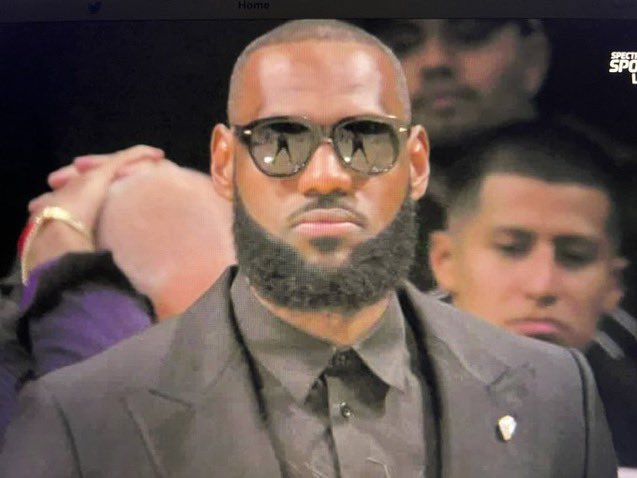
#> input picture images/imagen1.jpeg, 637 x 478 px, given in place of the camera
$ python camera.py
#> lines starting #> are read from the running program, lines starting #| are printed output that depends on the picture; after the words box and inside, x2 and y2 are one past the last pixel; in counts of white or black regions, pixels touching at a corner belong together
import cv2 as cv
import numpy as np

cap = cv.VideoCapture(1);

if not cap.isOpened():
    print("Cannot open the camera")
    exit()

while True:
    ret, frame = cap.read()
#> frame is the input picture: shape (478, 637, 3); mean B, G, R 82, 88.1, 105.7

    if not ret:
        print("Can't recieve the camera stream")
        break
    gray = cv.cvtColor(frame,cv.COLOR_RGB2GRAY)
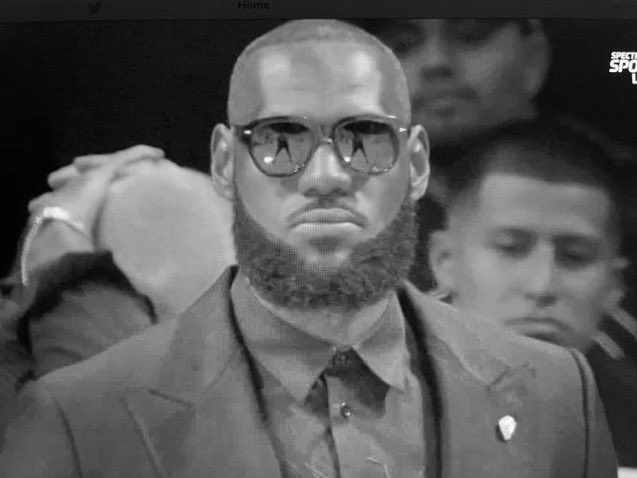
#> gray: shape (478, 637); min 0, max 255, mean 88.3
    canny = cv.Canny(frame,90,90)
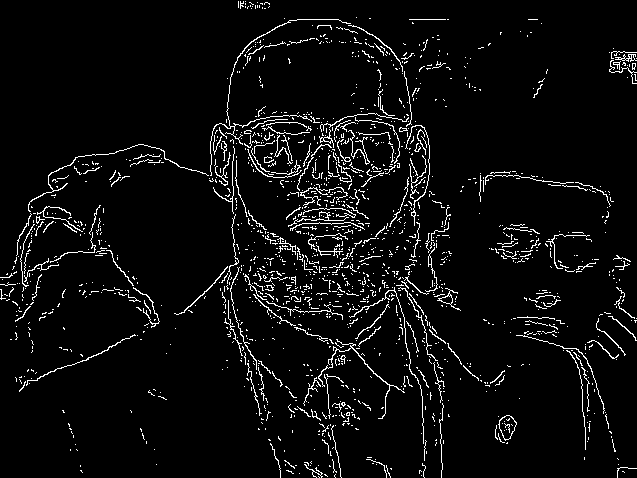
#> canny: shape (478, 637); 4.9% white in thin lines or dots
    dilate = cv.dilate(canny,(7,7), iterations=1)
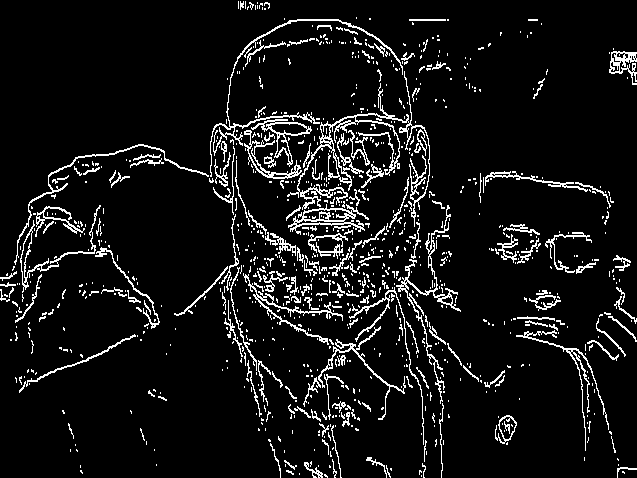
#> dilate: shape (478, 637); 7.9% white in thin lines or dots
    cv.imshow("Camera",canny)
    if cv.waitKey(1) == ord('q'):
#> (key q is pressed here)
        break;

cap.release()
cv.destroyAllWindows()

$ run again, on images/imagen2.jpeg
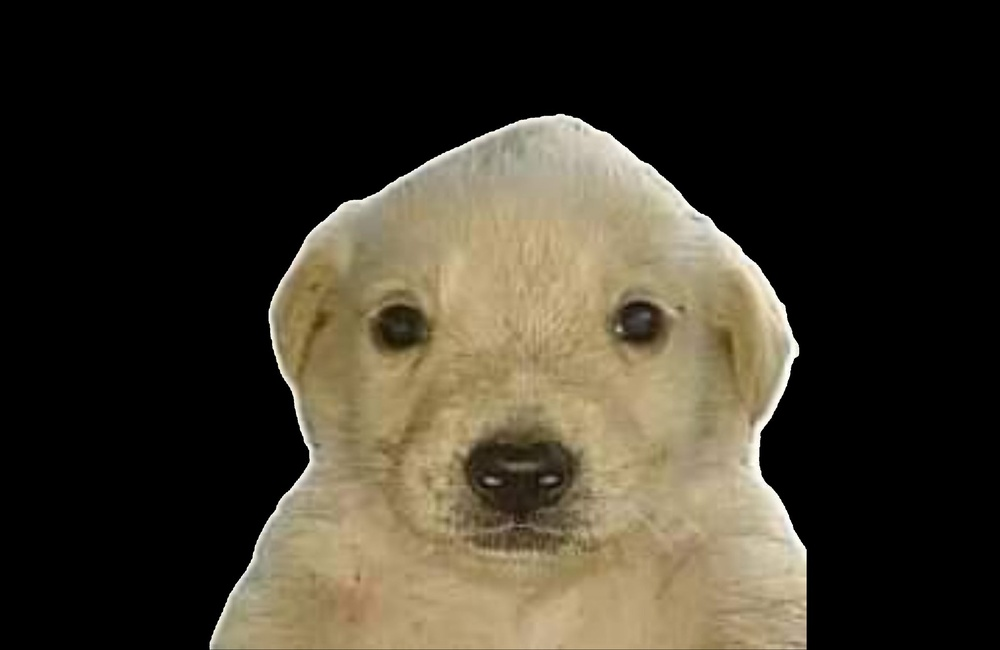
#> input picture images/imagen2.jpeg, 1000 x 650 px, shrunk from 2048 x 1331 before the run, given in place of the camera
#> frame is the input picture: shape (650, 1000, 3); mean B, G, R 42.5, 55.6, 61.8
#> `canny = cv.Canny(frame,90,90)`:
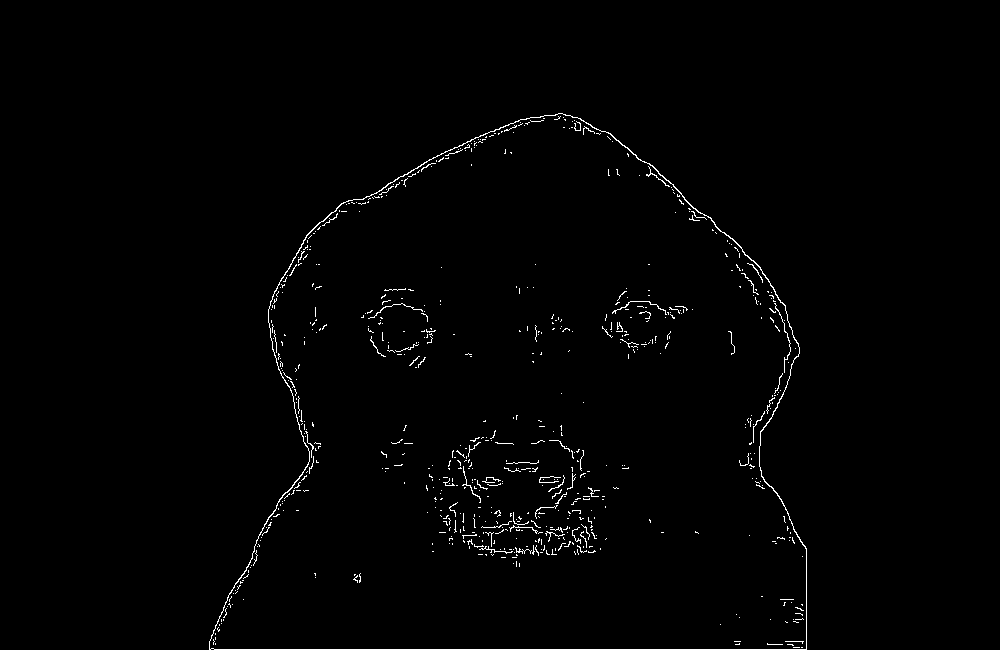
#> canny: shape (650, 1000); 1.1% white in thin lines or dots, all inside (x1, y1, x2, y2) = (209, 113, 807, 650)
#> `dilate = cv.dilate(canny,(7,7), iterations=1)`:
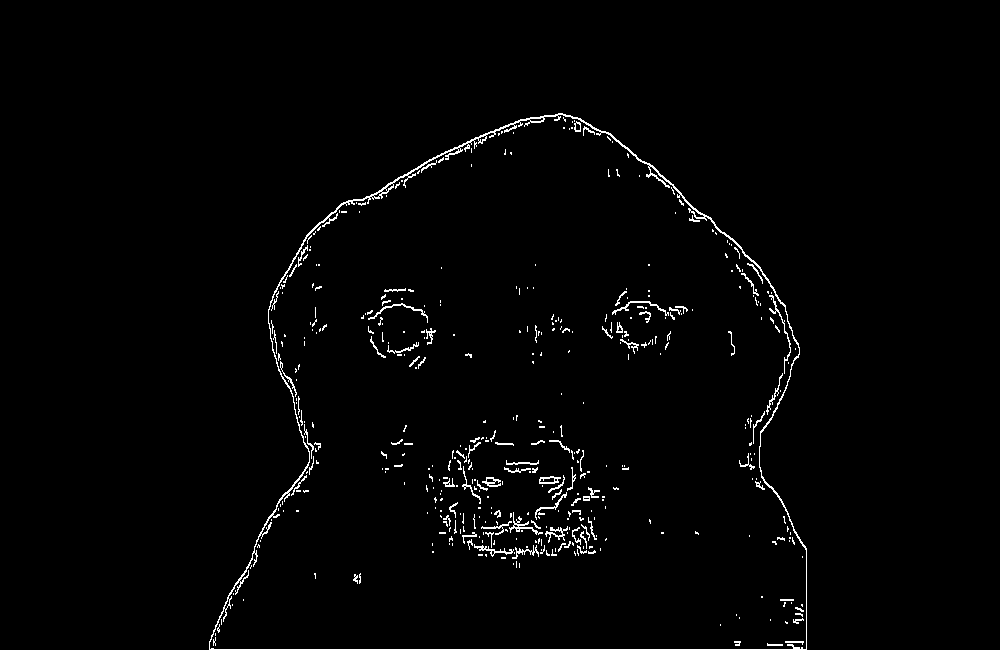
#> dilate: shape (650, 1000); 1.6% white in thin lines or dots, all inside (x1, y1, x2, y2) = (209, 113, 807, 650)

$ run again, on images/imagen3.jpeg
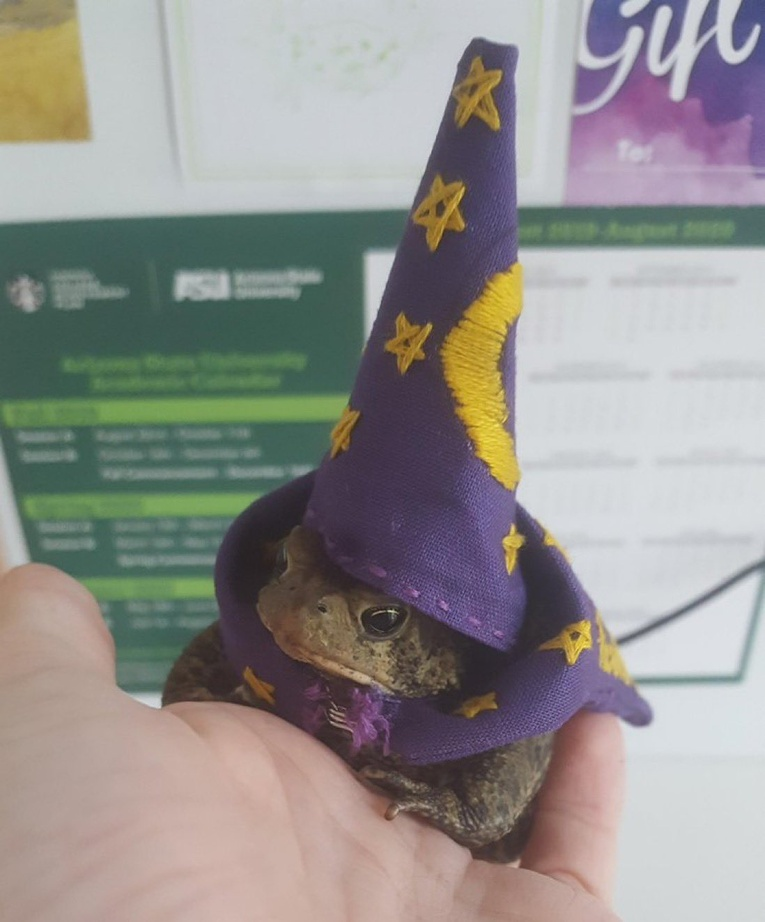
#> input picture images/imagen3.jpeg, 765 x 922 px, shrunk from 1098 x 1323 before the run, given in place of the camera
#> frame is the input picture: shape (922, 765, 3); mean B, G, R 141.7, 144.6, 147.1
#> `canny = cv.Canny(frame,90,90)`:
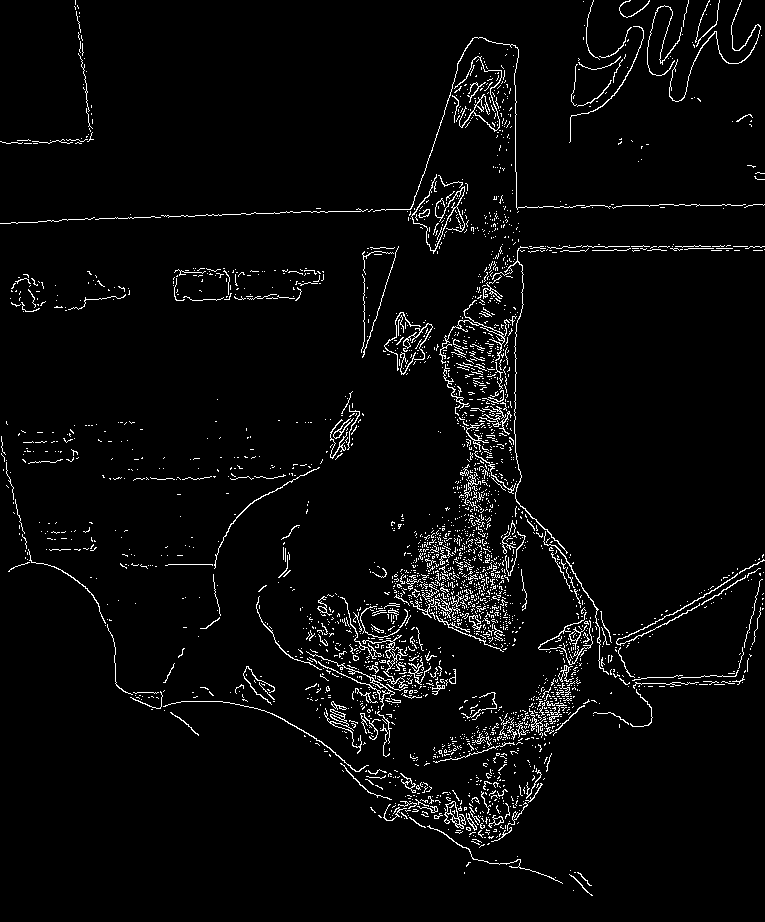
#> canny: shape (922, 765); 3.6% white in thin lines or dots
#> `dilate = cv.dilate(canny,(7,7), iterations=1)`:
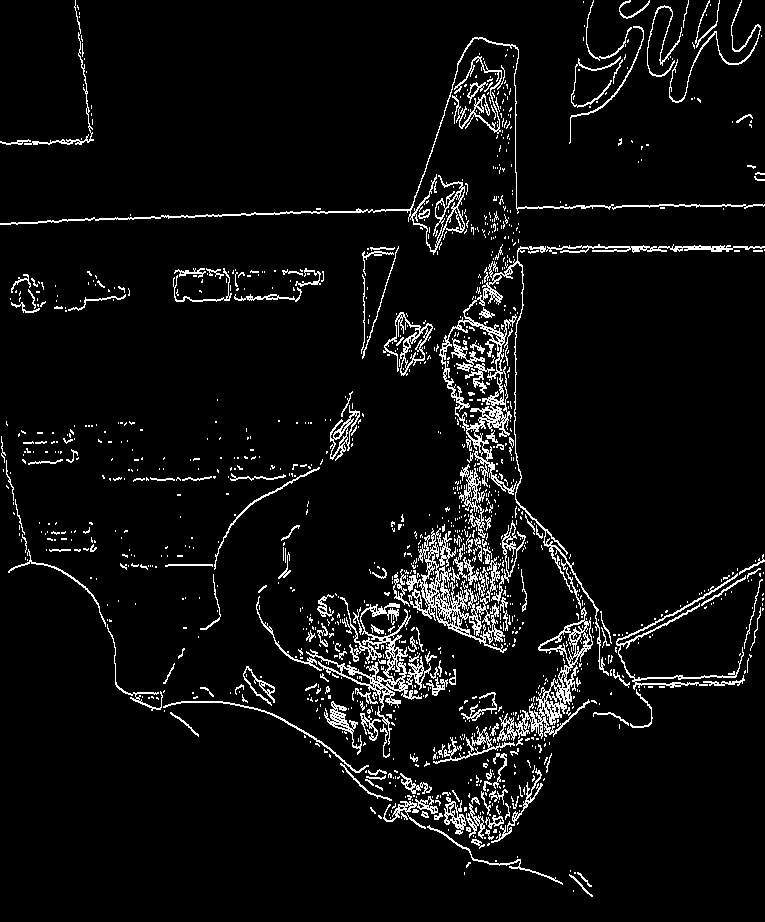
#> dilate: shape (922, 765); 5.9% white in thin lines or dots

$ run again, on images/imagen4.jpeg
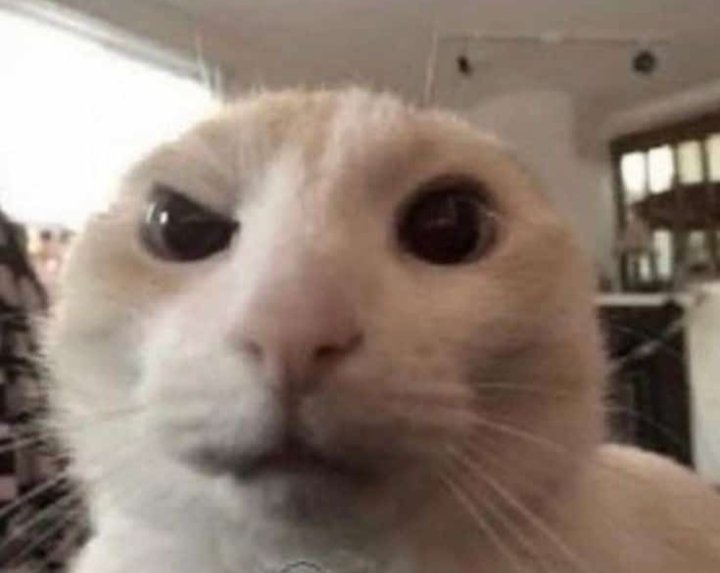
#> input picture images/imagen4.jpeg, 720 x 573 px, given in place of the camera
#> frame is the input picture: shape (573, 720, 3); mean B, G, R 114.1, 125.3, 141.9
#> `canny = cv.Canny(frame,90,90)`:
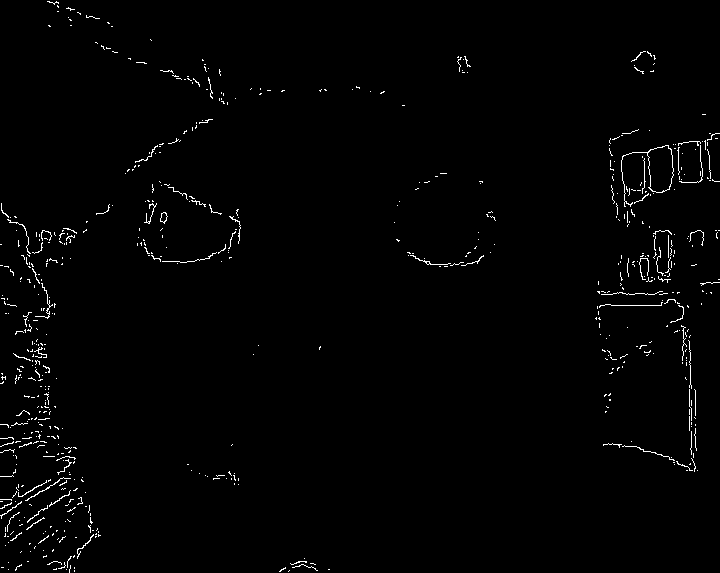
#> canny: shape (573, 720); 1.2% white in thin lines or dots
#> `dilate = cv.dilate(canny,(7,7), iterations=1)`:
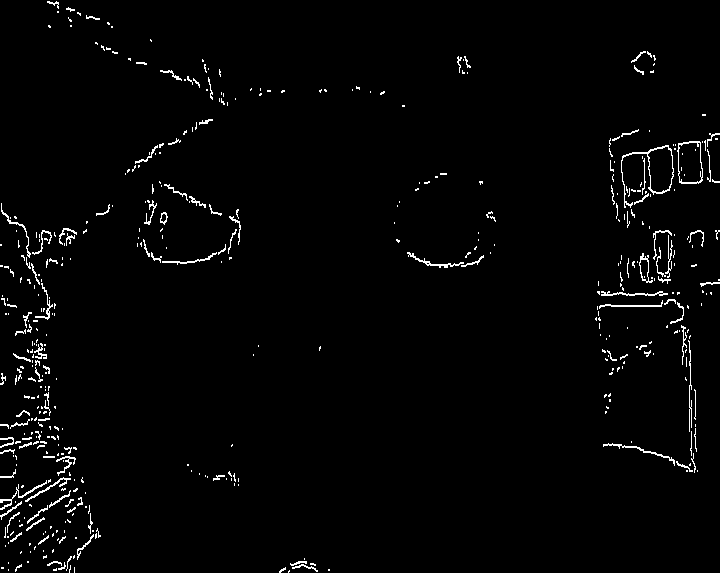
#> dilate: shape (573, 720); 2% white in thin lines or dots
